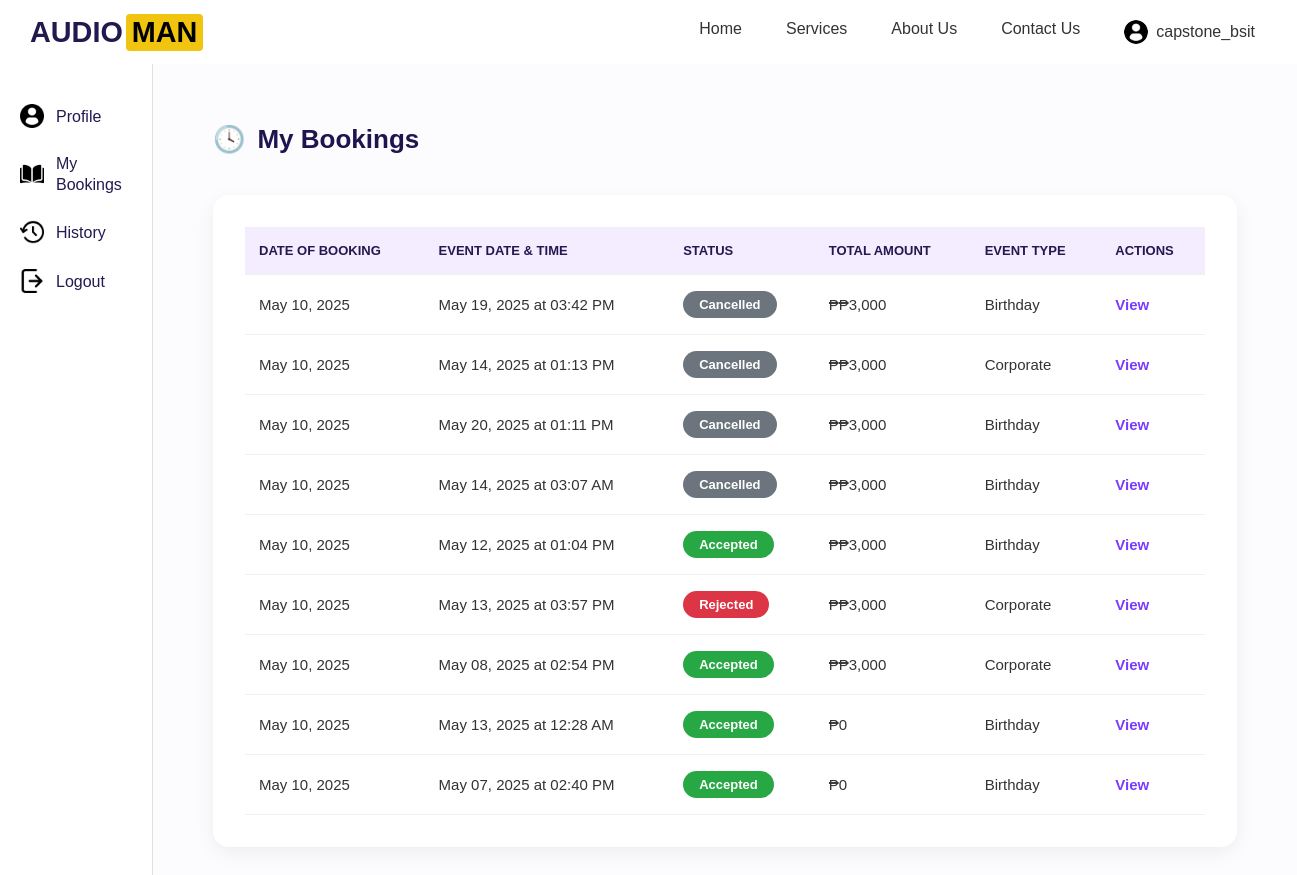
Before: /accounts/mybookings/ (signed in) with the older database file.
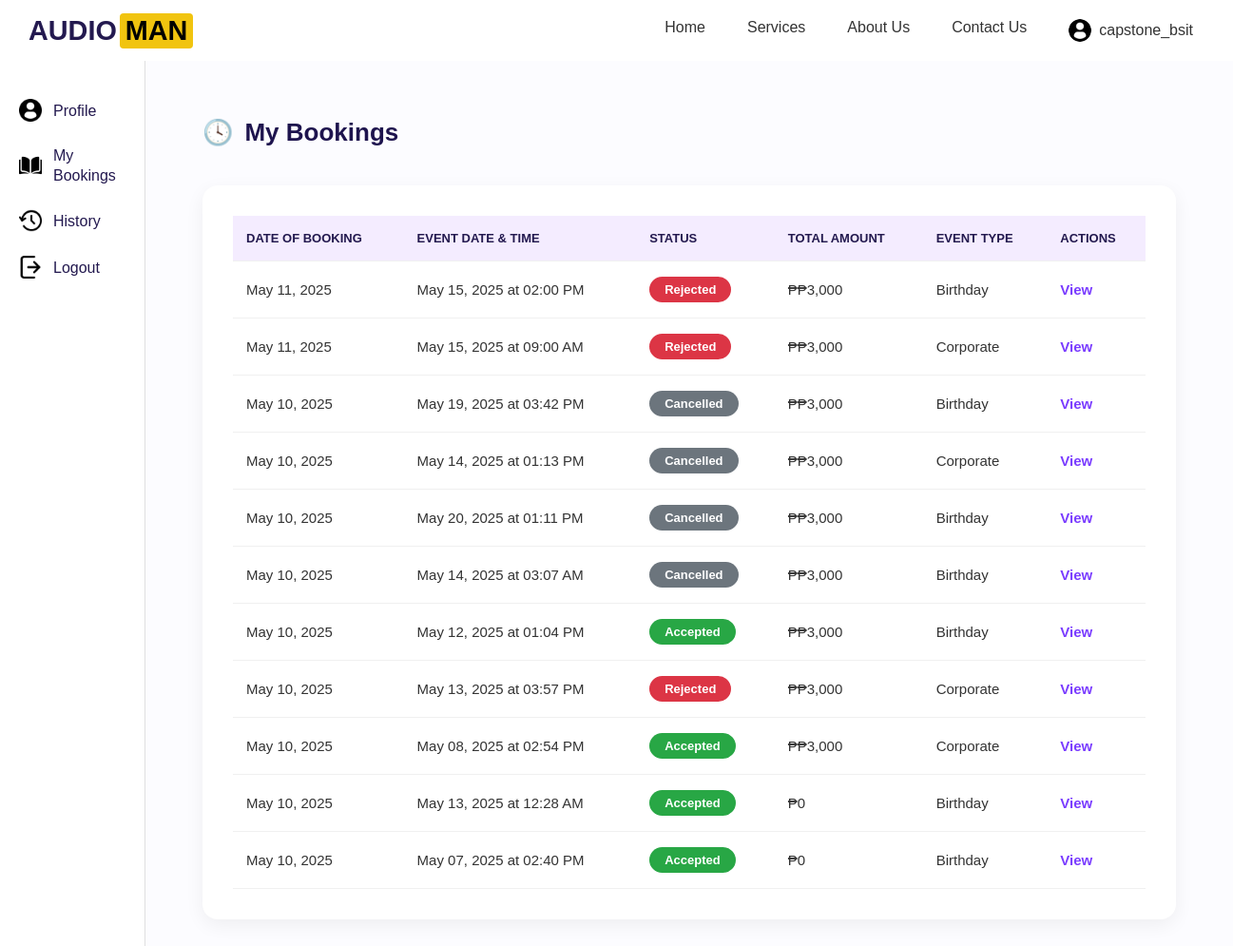
After: the same page with the newer database file.
### accounts/models.py (models this page shows, shortened)
class Booking(models.Model):
    user = models.ForeignKey(User, on_delete=models.CASCADE)
    package = models.ForeignKey('ServicePackage', on_delete=models.CASCADE)
    full_name = models.CharField(max_length=100)
    email = models.EmailField()
    contact_number = models.CharField(max_length=20)
    event_date = models.DateField()
    event_time = models.TimeField()
    event_type = models.CharField(max_length=100)
    location = models.CharField(max_length=255)
    audience_size = models.IntegerField()
    status = models.CharField(max_length=50, default='Processing')
    price = models.CharField(max_length=20)  # Added price
    created_at = models.DateTimeField(auto_now_add=True, null=True)  # ✅ Add this here
    created_at = models.DateTimeField(default=timezone.now)

### accounts/views.py (the view)
# urls.py: path('mybookings/', views.mybookings, name='mybookings'),  # Only accessible by logged-in users
@login_required
def mybookings(request):
    bookings = Booking.objects.filter(user=request.user).order_by('-created_at')
    booking_list = []
    for b in bookings:
        booking_list.append({
            'id': b.id,  # ✅ add this line
            'event_datetime': f"{b.event_date.strftime('%B %d, %Y')} at {b.event_time.strftime('%I:%M %p')}",
            'date_booked': b.created_at.strftime('%B %d, %Y'),
            'status': b.status,
            'total': b.price,
            'event_type': b.event_type,
            'package_title': b.package.title,
        })
    return render(request, 'accounts/mybookings.html', {'booking_list': booking_list})

### accounts/templates/accounts/mybookings.html (shortened to what this page needs)
{% extends 'base.html' %}
{% load static %}
{% block content %}
<div class="container">
  <aside class="sidebar">
    <ul>
      <li><img src="{% static 'images/profile-user.png' %}" alt="User Icon"> <span><a href="{% url 'profile' %}">Profile</a></span></li>
      <li><img src="{% static 'images/open-book.png' %}" alt="Bookings Icon"> <span><a href="{% url 'mybookings' %}">My Bookings</a></span></li>
      <li><img src="{% static 'images/history.png' %}" alt="History Icon"> <span><a href="{% url 'history' %}">History</a></span></li>
      <li><img src="{% static 'images/logout.png' %}" alt="Logout Icon"> <span><a href="{% url 'logout' %}">Logout</a></span></li>
    </ul>
  </aside>
  <main class="main-content">
    <h2><span class="icon">🕓</span> My Bookings</h2>
    <div class="table-container">
      <table>
        <thead>
          <tr>
            <th>Date Of Booking</th>
            <th>Event Date & Time</th>
            <th>Status</th>
            <th>Total Amount</th>
            <th>Event Type</th>
            <th>Actions</th>
          </tr>
        </thead>
        <tbody>
          {% for booking in booking_list %}
          <tr>
            <td>{{ booking.date_booked }}</td>
            <td>{{ booking.event_datetime }}</td>
            <td>
              <span class="status {% if booking.status|lower == 'accepted' %}accepted{% elif booking.status|lower == 'rejected' %}rejected{% elif booking.status|lower == 'processing' %}processing{% elif booking.status|lower == 'cancelled' %}cancelled{% else %}default{% endif %}">
                {{ booking.status }}
              </span>
            </td>
            <td>₱{{ booking.total }}</td>
            <td>{{ booking.event_type }}</td>
            <td>
              <a href="{% url 'view_mybooking' booking.id %}">View</a>
            </td>
          </tr>
          {% empty %}
          <tr><td colspan="6">No bookings found.</td></tr>
          {% endfor %}
        </tbody>
      </table>
    </div>
  </main>
</div>
{% endblock %}

Changed rows visible on the page:
added Booking: status "Rejected", total "₱3,000", event_type "Birthday"
added Booking: status "Rejected", total "₱3,000", event_type "Corporate"
Other visible differences:
new list line: "May 11, 2025 May 15, 2025 at 02:00 PM ₱ View"
new list line: "May 11, 2025 May 15, 2025 at 09:00 AM ₱ View"
